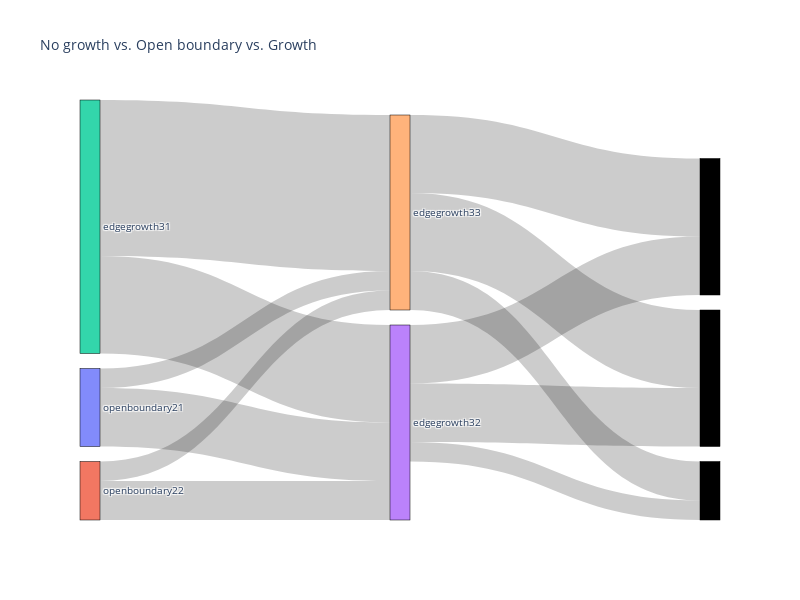

The notebook cell this image was saved under:
### Code cell
import plotly.graph_objects as go

# Assuming you have data for two separate Sankey diagrams (patternclass_cf1 and patternclass_cf2)
# Merge the data from the two Sankey diagrams



labels1 = list(df1.index)
columns1 = list(df1.columns)

labels2 = list(df2.index)
columns2 = list(df2.columns)

# Adjust the order of labels and columns in labels2 and columns2
desired_order_labels2= ['openboundary21','openboundary22']  # Replace with your desired order
desired_order_columns2= ['edgegrowth31','edgegrowth32','edgegrowth33']  # Replace with your desired order

# Filter the labels and columns based on the desired order
labels2 = [label for label in desired_order_labels2 if label in labels2]
columns2 = [column for column in desired_order_columns2 if column in columns2]



# Prepare data for the merged Sankey diagram
link_source = []
link_target = []
link_value = []

for i, row_label in enumerate(labels1):
    for j, col_label in enumerate(columns1):
        count = df1.loc[row_label, col_label]
        link_source.append(i)
        link_target.append(len(labels1) + j)
        link_value.append(count)

for i, row_label in enumerate(labels2):
    for j, col_label in enumerate(columns2):
        count = df2.loc[row_label, col_label]
        print(row_label, col_label, count)
        link_source.append(len(labels1) + i)
        link_target.append(2 * len(labels2) + len(columns2) + j)
        link_value.append(count)

# Create the merged Plotly Sankey Diagram
fig = go.Figure(data=[go.Sankey(
    node=dict(
        pad=15,
        thickness=20,
        line=dict(color="black", width=0.5),
        label=node_labels,
    ),
    link=dict(
        source=link_source,
        target=link_target,
        value=link_value,
    )
)])

# Customize the plot layout
fig.update_layout(
    title_text="No growth vs. Open boundary vs. Growth",
    font_size=10,
    width=800,
    height=600,
)

# Show the plot
fig.show()

### Figure 1 — Plotly figure (JSON) as saved in the notebook; plotly's stock layout.template omitted (floating-point values rounded to 4 significant figures)
{"data": [{"link": {"source": [0, 0, 1, 1, 2, 2, 3, 3, 3, 4, 4, 4], "target": [3, 4, 3, 4, 3, 4, 7, 8, 9, 7, 8, 9], "value": [3, 1, 2, 1, 5, 8, 1, 3, 3, 2, 4, 4]}, "node": {"label": ["openboundary21", "openboundary22", "edgegrowth31", "edgegrowth32", "edgegrowth33"], "line": {"color": "black", "width": 0.5}, "pad": 15, "thickness": 20}, "type": "sankey"}], "layout": {"font": {"size": 10}, "height": 600, "title": {"text": "No growth vs. Open boundary vs. Growth"}, "width": 800}}
